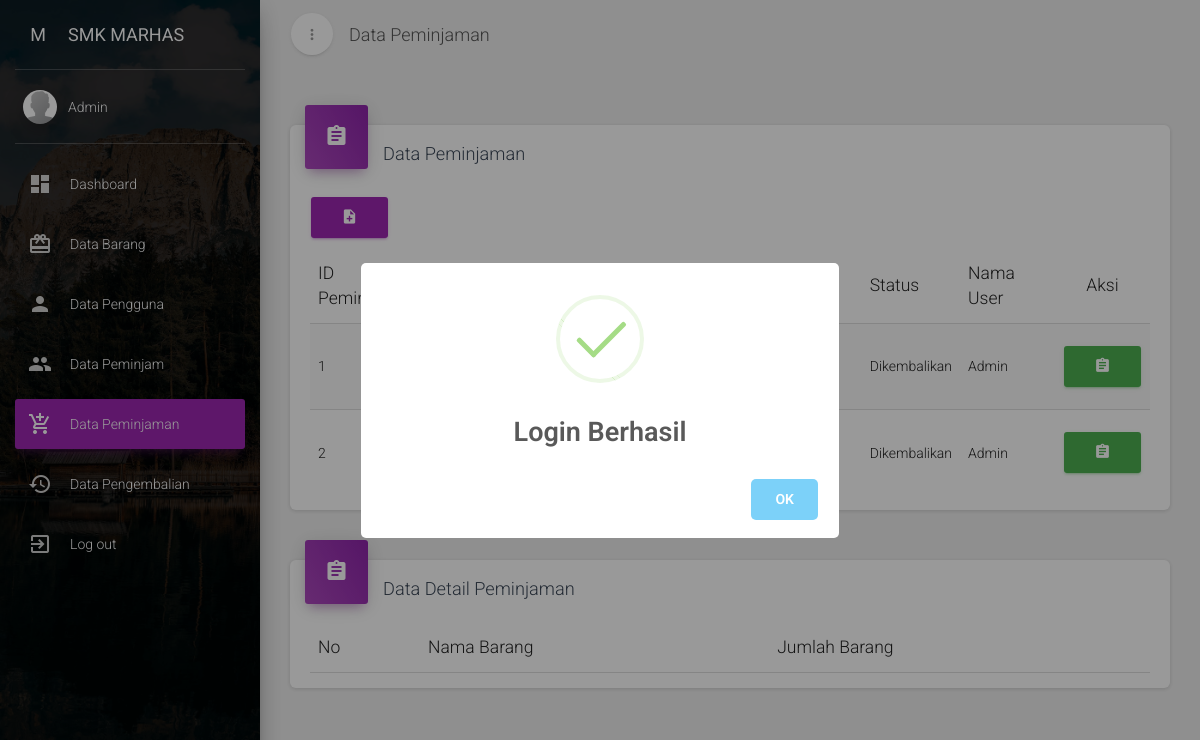
Screenshot of /system/home.php?menu=5 (signed in) with the database file from the repository.
### tables this page shows
CREATE TABLE `peminjaman` (
  `id_peminjaman` int(11) NOT NULL,
  `tgl_pinjam` date DEFAULT NULL,
  `id_peminjam` int(11) DEFAULT NULL,
  `jumlah` int(11) NOT NULL,
  `status` varchar(50) NOT NULL,
  `id_user` int(11) NOT NULL
);

CREATE TABLE `user` (
  `id_user` int(11) NOT NULL,
  `nama_user` varchar(50) DEFAULT NULL,
  `jabatan` varchar(50) DEFAULT NULL,
  `username` varchar(50) DEFAULT NULL,
  `password` varchar(50) DEFAULT NULL
);

### system/peminjaman/peminjaman.php (the view, shortened to what this page needs)
			<a class="navbar-brand" href="#"> Data Peminjaman </a>
    </div>
    <div class="collapse navbar-collapse">
    </div>
  </div>
</nav>
<div class="content">
  <div class="container-fluid">
    <div class="row">
      <div class="col-md-12">
        <div class="card">
          <div class="card-header card-header-icon" data-background-color="purple">
            <i class="material-icons">assignment</i>
          </div>
          <div class="card-content">
            <h4 class="card-title">Data Peminjaman</h4>
            <a href="home.php?menu=7" class="btn btn-primary"><i class="material-icons">note_add</i></a>
            <div class="material-datatables">
              <table id="datatables" class="table table-striped table-no-bordered table-hover" cellspacing="0" width="100%" style="width:100%">
                <thead>
                  <tr>
                    <th>ID Peminjaman</th>
                    <th>Nama Peminjam</th>
                    <th>Tanggal Peminjaman</th>
                    <th>Jumlah Barang</th>
                    <th>Status</th>
                    <th>Nama User</th>
                    <th class="disabled-sorting" style="text-align: center;">Aksi</th>
                  </tr>
                </thead>
                <tbody>
                 <?php
                 $query = mysqli_query($conn, "SELECT * FROM peminjaman");
                 while ($data=mysqli_fetch_array($query)) {
                      $idp = $data['id_peminjam'];
                      $qnp = mysqli_query($conn, "SELECT nama from peminjam where id_peminjam='$idp'");
                      $fnp = mysqli_fetch_array($qnp);
                      $idu = $data['id_user'];
                      $qnu = mysqli_query($conn, "SELECT nama_user from user where id_user='$idu'");
                      $fnu = mysqli_fetch_array($qnu);
                   ?>
                   <tr>
                    <td><?= $data['id_peminjaman']?></td>
                    <td><?= $fnp['nama']?></td>
                    <td><?= $data['tgl_pinjam']?></td>
                    <td><?= $data['jumlah']?></td>
                    <td><?= $data['status']?></td>
                    <td><?= $fnu['nama_user']?></td>
                    <td>
                        <a href="home.php?menu=5&id=<?= $data['id_peminjaman']?>" class="btn btn-success"><i class="material-icons">assignment</i></a>
                    </td>
                  </tr>
                <?php
                  }
                ?>
              </tbody>
            </table>
          </div>
        </div>
      </div>
    </div>
      <div class="col-md-12">
        <div class="card">
          <div class="card-header card-header-icon" data-background-color="purple">
            <i class="material-icons">assignment</i>
          </div>
          <div class="card-content">
            <h4 class="card-title">Data Detail Peminjaman</h4>
            <div class="material-datatables">
              <table id="datatable" class="table table-striped table-no-bordered table-hover" cellspacing="0" width="100%" style="width:100%">
                <thead>
                  <tr>
                    <th>No</th>
                    <th>Nama Barang</th>
                    <th>Jumlah Barang</th>
                  </tr>
                </thead>
            </table>
          </div>
        </div>
      </div>
    </div>
  </div>
</div>
</div>

### rows the page displays
peminjaman: id_peminjaman "1", status "Dikembalikan", id_user.nama_user "Admin"
peminjaman: id_peminjaman "2", status "Dikembalikan", id_user.nama_user "Admin"

### other values shown
$_SESSION['nama'] "Admin"
